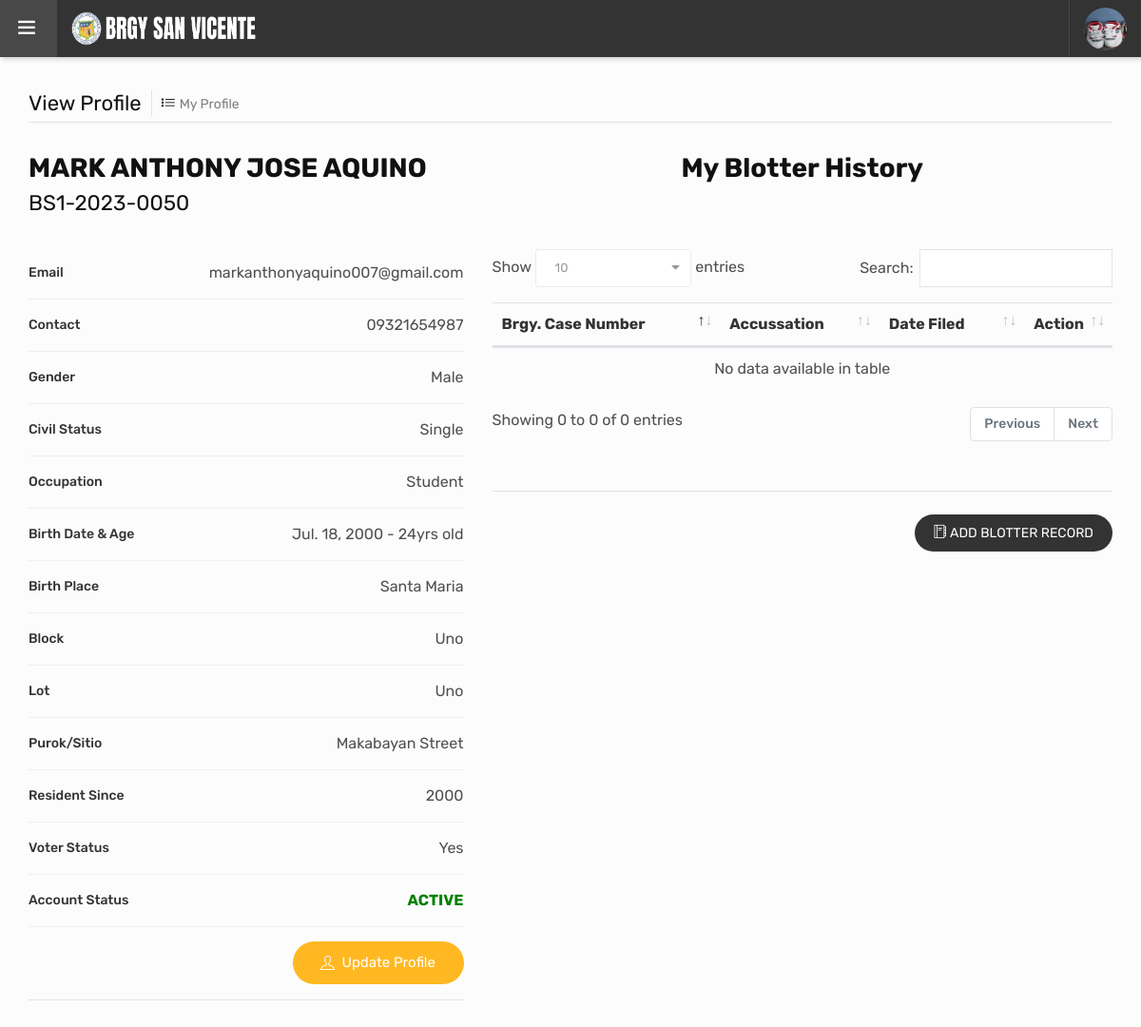
Screenshot of /residents/my-blotters.php (signed in) with the database file from the repository.
### tables this page shows
CREATE TABLE `residents` (
  `id` int(11) NOT NULL,
  `id_number` varchar(50) NOT NULL,
  `fname` varchar(200) NOT NULL,
  `mname` varchar(200) NOT NULL,
  `lname` varchar(200) NOT NULL,
  `gender` varchar(20) NOT NULL,
  `civil_status` varchar(50) NOT NULL,
  `email` varchar(50) NOT NULL,
  `password` varchar(65) NOT NULL,
  `contact_number` varchar(50) NOT NULL,
  `address` varchar(500) NOT NULL,
  `address2` varchar(100) DEFAULT NULL,
  `resident_since` varchar(100) DEFAULT NULL,
  `birth_date` date DEFAULT NULL,
  `ext` varchar(200) DEFAULT NULL,
  `address3` varchar(200) DEFAULT NULL,
  `birth_place` varchar(200) DEFAULT NULL,
  `occupation` varchar(200) DEFAULT NULL,
  `fourps` varchar(11) NOT NULL,
  `status` int(11) NOT NULL,
  `verified` int(11) NOT NULL,
  `email_verif` int(11) DEFAULT NULL,
  `date_registered` datetime NOT NULL,
  `resident_status` varchar(50) DEFAULT NULL,
  `photo` varchar(200) DEFAULT NULL
);

### global/model.php (called while the page is built, shortened)
<?php
	Class Model {
		private $server = "localhost";
		private $username = "root";
		private $password = "";
		private $dbname = "brgy_salvacion";
		private $conn;
		public function __construct() {
			try {
				$this->conn = new mysqli($this->server, $this->username, $this->password, $this->dbname);
			} catch (Exception $e) {
				echo "Connection failed" . $e->getMessage();
			}
		}
		public function displayDepartment2($id) {
			$data = null;
			$query = "SELECT * FROM residents WHERE id = ?";
			if($stmt = $this->conn->prepare($query)) {
				$stmt->bind_param("i", $id);
				$stmt->execute();
				$result = $stmt->get_result();
				while ($row = $result->fetch_assoc()) {
					$data[] = $row;
				}
			}
			return $data;
		}
		public function displayResidentsProfile($id) {
			$data = null;
			$query = "SELECT * FROM residents WHERE id = ?";
			if ($stmt = $this->conn->prepare($query)) {
				$stmt->bind_param('i', $id);
				$stmt->execute();
				$result = $stmt->get_result();
				while ($row = $result->fetch_assoc()) {
					$data[] = $row;
				}
			}
			return $data;
		}
	}
?>

### residents/department.php (called while the page is built, shortened)
<?php
	$department = $model->displayDepartment2($_SESSION['sess2']);
	if (!empty($department)) {
		foreach ($department as $dep) {
			$r_id = $dep['id'];
			$photo = $dep['photo'];
														if ($photo == '') {
															$photo = 'default';
    													}
    													else {
    														$photo = $dep['photo'];
    													}
		}
	}
?>

### residents/my-blotters.php (the view, shortened to what this page needs)
<?php
	include('../global/model.php');
	$model = new Model();
	include('department.php');
	$id = $r_id;
?>
<!DOCTYPE html>
<html lang="en">
	<head>
		<link rel="stylesheet" type="text/css" href="../dashboard/assets/css/dataTables.bootstrap4.min.css">
		<link rel="stylesheet" type="text/css" href="../dashboard/assets/css/assets.css">
		<link rel="stylesheet" type="text/css" href="../dashboard/assets/vendors/calendar/fullcalendar.css">
		<link rel="stylesheet" type="text/css" href="../dashboard/assets/css/typography.css">
		<link rel="stylesheet" type="text/css" href="../dashboard/assets/css/shortcodes/shortcodes.css">
		<link rel="stylesheet" type="text/css" href="../dashboard/assets/css/style.css">
		<link rel="stylesheet" type="text/css" href="../dashboard/assets/css/dashboard.css">
	</head>
	<body class="ttr-opened-sidebar ttr-pinned-sidebar" style="background-color: #FCFCFC;">
		<?php include 'navbar.php'; ?>
		<main class="ttr-wrapper" style="background-color: #FCFCFC;">
			<div class="container-fluid">
				<div class="db-breadcrumb">
					<h4 class="breadcrumb-title">View Profile</h4>
					<ul class="db-breadcrumb-list">
						<li><i class="ti-list"></i>My Profile</li>
					</ul>
				</div>
				<?php include 'widget.php';
				$rows = $model->displayResidentsProfile($id);
				if (!empty($rows)) {
					foreach ($rows as $row) {
						$id_number = $row['id_number'];
						$first_name = $row['fname'];
						$middle_name = $row['mname'];
						$last_name = $row['lname'];
						$email = $row['email'];
						$contact = $row['contact_number'];
						$address = $row['address'];
						$address2 = $row['address2'];
						$address3 = $row['address3'];
						$bplace = $row['birth_place'];
						$occupation = $row['occupation'];
						$ext = $row['ext'];
						$civil_status = $row['civil_status'];
						$bd = date('M. d, Y', strtotime($row['birth_date']));
						$bdt = date('Y', strtotime($row['birth_date']));
						$dttt = date("Y");
						$age = $dttt - $bdt;
						$gender = $row['gender'];
						$status = $row['status'];
						$resident_since = $row['resident_since'];
					}
				}
				?>
				<div class="row">
					<div class="col-lg-5 m-b30">
								<div class="new-user-list">
									<h3><?php echo strtoupper($first_name); ?> <?php echo strtoupper($middle_name); ?> <?php echo strtoupper($last_name); ?> <?php echo strtoupper($ext); ?><br><small><?php echo $id_number; ?></small></h3><br>
									<div class="new-user-list">
										<ul>
											<li>
												<span class="new-users-text">
													<a href="#" class="new-users-name">Email</a>
												</span>
												<span class="new-users-btn">
													<?php echo $email; ?>
												</span>
											</li>
											<li>
												<span class="new-users-text">
													<a href="#" class="new-users-name">Contact</a>
												</span>
												<span class="new-users-btn">
													<?php echo $contact; ?>
												</span>
											</li>
											<li>
												<span class="new-users-text">
													<a href="#" class="new-users-name">Gender</a>
												</span>
												<span class="new-users-btn">
													<?php echo $gender; ?>
												</span>
											</li>
											<li>
												<span class="new-users-text">
													<a href="#" class="new-users-name">Civil Status</a>
												</span>
												<span class="new-users-btn">
													<?php echo $civil_status; ?>
												</span>
											</li>
											<li>
												<span class="new-users-text">
													<a href="#" class="new-users-name">Occupation</a>
												</span>
												<span class="new-users-btn">
													<?php echo $occupation; ?>
												</span>
											</li>
											<li>
												<span class="new-users-text">
													<a href="#" class="new-users-name">Birth Date & Age</a>
												</span>
												<span class="new-users-btn">
													<?php echo $bd; ?> - <?php echo $age; ?>yrs old
												</span>
											</li>
											<li>
												<span class="new-users-text">
													<a href="#" class="new-users-name">Birth Place</a>
												</span>
												<span class="new-users-btn">
													<?php echo $bplace; ?>
												</span>
											</li>
											<li>
												<span class="new-users-text">
													<a href="#" class="new-users-name">Block</a>
												</span>
												<span class="new-users-btn">
													<?php echo $address; ?>
												</span>
											</li>
											<li>
												<span class="new-users-text">
													<a href="#" class="new-users-name">Lot</a>
												</span>
												<span class="new-users-btn">
													<?php echo $address2; ?>
												</span>
											</li>
											<li>
												<span class="new-users-text">
													<a href="#" class="new-users-name">Purok/Sitio</a>
												</span>
												<span class="new-users-btn">
													<?php echo $address3; ?>
												</span>
											</li>
											<li>
												<span class="new-users-text">
													<a href="#" class="new-users-name">Resident Since</a>
												</span>
												<span class="new-users-btn">
													<?php echo $resident_since; ?>
												</span>
											</li>
											<li>
												<span class="new-users-text">
													<a href="#" class="new-users-name">Voter Status</a>
												</span>
												<span class="new-users-btn">
													<?php echo $row['resident_status']; ?>
												</span>
											</li>
											<li>
												<span class="new-users-text">
													<a href="#" class="new-users-name">Account Status</a>
												</span>
												<span class="new-users-btn">
													<?php
													if ($status == '0') {
														echo '<span style="color: red;"><b>ARCHIVED</b></span>';
													}
													elseif ($status == '1') {
														echo '<span style="color: green;"><b>ACTIVE</b></span>';
													}
													elseif ($status == '2') {
														echo '<span style="color: blue;"><b>PENDING</b></span>';
													}
													elseif ($status == '3') {
														echo '<span style="color: red;"><b>ARCHIVED</b></span>';
													}
													else {
														echo $status;
													}
													?>
												</span>
											</li>
											 <li>
												<span class="new-users-btn">
													<div class="row">
													    <div class="col-lg-12" align="center">
													        <a href="update-profile" class="btn yellow radius-xl" style="width: 180px;height: 45px;display: flex;align-items: center;justify-content: center;"><i class="ti-user" style="font-size: 15px;"></i><span style="font-size: 15px;">&nbsp;&nbsp;Update Profile</span></a>
													    </div>
													</div>
												</span>
											</li>
										</ul>
										<hr>
										<br><br>
									</div>
								</div>
					</div>
					<div class="col-lg-7 m-b30">
								<center><h3>My Blotter History</h3><br><br></center>
								<div class="table-responsive">
									<table id="table" class="table hover" style="width:100%">
										<thead>
											<tr>
												<th>Brgy. Case Number</th>
												<th>Accussation</th>
												<th>Date Filed</th>
												<th width="50">Action</th>
											</tr>
										</thead>
										<tbody>
										</tbody>
									</table>
								</div>
								<br>
								<hr>
								<div align="right">
									<a href="" class="btn green radius-xl" style="float: right;background-color: #333333;" data-toggle="modal" data-target="#add-blotters"><i class="ti-agenda"></i><span>&nbsp;ADD BLOTTER RECORD</span></a><br>
								</div>
					</div>
				</div>
			</div>
		</main>
	</body>
</html>

### residents/navbar.php (shortened to what this page needs)
<header class="ttr-header">
	<div class="ttr-header-wrapper">
		<div class="ttr-toggle-sidebar ttr-material-button">
			<i class="ti-menu ttr-close-icon"></i>
		</div>
		<div class="ttr-logo-box">
			<div>
				<a href="homepage" class="ttr-logo">
					<img alt="" class="ttr-logo-desktop" src="../assets/images/logo-white1.png" style="width: 200px; height: 36px;">
				</a>
			</div>
		</div>
		<div class="ttr-header-right ttr-with-seperator">
			<ul class="ttr-header-navigation">
				<li>
					<a href="#" class="ttr-material-button ttr-submenu-toggle"><img src="../assets/images/profile-pictures/<?php echo $photo; ?>.jpg" style="height: 45px; width: 45px;border-radius: 50%;"></a>
				</li>
			</ul>
		</div>
	</div>
</header>

### dashboard/assets/css/typography.css (style rules this page uses)
body { background-color: #fff; font-family: Rubik; font-size: 16px; font-weight: 400; color:#505050; padding: 0; margin: 0; overflow-x: hidden; -webkit-font-smoothing: antialiased; font-smoothing: antialiased; -moz-osx-font-smoothing: grayscale; scroll-behavior: smooth; }
a { color: #6f6f6f; outline: 0 none; text-decoration: none; }
img { border-style: none; height: auto; max-width: 100%; vertical-align: middle; }
hr { clear: both; }
section, article, aside, details, figcaption, figure, footer, header, hgroup, main, menu, nav, summary { display: block; }
table { background-color: transparent; width: 100%; }
table thead th { color: #333; }
p, address, pre, hr, ul, ol, dl, dd, table { margin-bottom: 24px; }
h1, h2, h3, h4, h5, h6 { color: #111111; font-family: rubik; margin-top:0; }
h3 { font-size: 28px; line-height: 35px; margin-bottom: 20px; font-weight: 700; }
h4 { font-size: 22px; line-height: 28px; margin-bottom: 15px; font-weight: 500; }
dl, ul, ol { list-style-position: outside; padding: 0; }
ul, ol { margin-bottom: 24px; }
ul li, ol li { padding: 0; }
.m-b30 { margin-bottom: 30px; }

### dashboard/assets/css/shortcodes/form.css (style rules this page uses)
.btn, .panel, .form-control, .img-thumbnail, .panel-head ing, .dropdown-menu, .panel-group .panel, .nav-tabs > li > a, .modal-content, .navbar-toggler, .nav-pills > li > a, .pager li > a, .pager li > span, .well, .alert, .list-group-item:first-child, .list-group-item:last-child, .input-group-addon, .btn-group-divides > .btn:not(:first-child):not(:last-child):not(.dropdown-toggle), .btn-group-divides > .btn:last-child:not(:first-child), .btn-group > .dropdown-toggle:not(:first-child), .ttr-booking-form .ttr-extra-services li .feature-box-lg, .ttr-booking-form .ttr-extra-services li.active .feature-box-lg:after, .widget_tag_cloud a, .searchform input[type="text"], .searchform input[type="submit"], ol.comment-list li.comment .comment-body { -webkit-border-radius: 0; -moz-border-radius: 0; border-radius: 0; }
a, .ttr-box, .btn, .form-control, .ov-box, .overlay-icon li a i, .feature-box-xl, .feature-box-lg, .feature-box-md, .feature-box-sm, .feature-box-xs, .navbar-toggler, .menu-logo, .menu-links .nav > li > a, .secondary-menu { -webkit-transition: all 0.2s linear; -moz-transition: all 0.2s linear; -ms-transition: all 0.2s linear; -o-transition: all 0.2s linear; transition: all 0.2s linear; }

### dashboard/assets/css/shortcodes/button.css (style rules this page uses)
.btn { -moz-user-select: none; border: 1px solid rgba(0, 0, 0, 0); border-radius: 4px; display: inline-block; font-size: 16px; font-weight: 400; line-height: 1.25; padding: 8px 16px; text-align: center; transition: all 0.2s ease-in-out 0s; vertical-align: middle; white-space: nowrap; }
.btn, .btn-secondry { color: #fff; padding: 10px 20px; display: inline-block; font-size: 14px; outline: none; cursor: pointer; outline: none; border-width: 0; border-style: solid; border-color: transparent; line-height: 1.42857; border-radius: 3px; font-weight: 400; text-align:center; font-family: rubik; }
.btn { background-color: #EFBB20; }
.radius-xl { border-radius: 100px; -webkit-border-radius: 100px; }
.btn.green { background-color: #34bfa3; color: #fff; }
.btn.yellow { background-color: #ffb822; color: #fff; }

### dashboard/assets/css/shortcodes/breadcrumb.css (style rules this page uses)
.table > tbody > tr > td, .table > tbody > tr > th, .table > tfoot > tr > td, .table > tfoot > tr > th, .table > thead > tr > td, .table > thead > tr > th { padding: 10px; }

### rows the page displays
residents: photo (picture), fname "MARK ANTHONY", mname "JOSE", lname "AQUINO", id_number "BS1-2023-0050", email "markanthonyaquino007@gmail.com", contact_number "09321654987", gender "Male", civil_status "Single", occupation "Student", birth_date "Jul. 18, 2000", birth_place "Santa Maria", address "Uno", address2 "Uno", address3 "Makabayan Street", resident_since "2000", resident_status "Yes"
